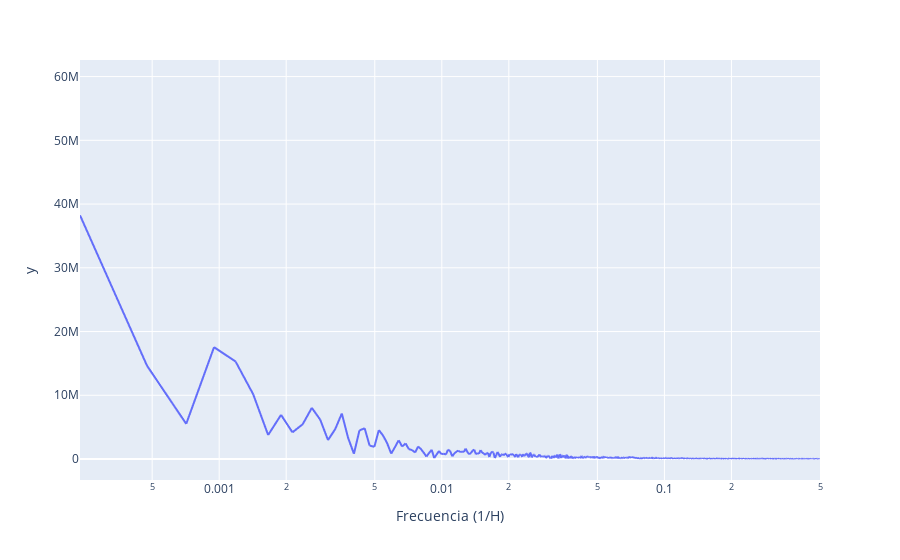

The notebook cell this image was saved under:
### Code cell
# 0. Parámetros de la serie de tiempo
N = len(temp)      # Cantidad de muestras: [muestras]
muestras_hora = 1            # Número de muestras/horas: [muestras/h]

# 1. Calcular la magnitud de la Transformada de Fourier derecha
tf = np.abs(np.fft.rfft(temp,N))

# 2. Calcular vector frecuencias (eje horizontal)
frecs = np.fft.rfftfreq(N, d=1./muestras_hora)

# 3. Graficar
# Como tenemos 1 muestra por hora pero la serie dura varios años
# usaremos una escala logarítmica en el eje horizontal
fig = px.line(x=frecs, y=tf, log_x=True)
fig.update_layout(xaxis_title=f'Frecuencia (1/H)')
fig.show()

### Figure 1 — Plotly figure (JSON) as saved in the notebook; plotly's stock layout.template omitted (floating-point values rounded to 4 significant figures; data arrays with more than 128 entries replaced by an {"elided": "..."} marker saying what was removed)
{"data": [{"hovertemplate": "x=%{x}<br>y=%{y}<extra></extra>", "legendgroup": "", "line": {"color": "#636efa", "dash": "solid"}, "marker": {"symbol": "circle"}, "mode": "lines", "name": "", "showlegend": false, "type": "scattergl", "x": {"elided": "2110 float values"}, "xaxis": "x", "y": {"elided": "2110 float values"}, "yaxis": "y"}], "layout": {"legend": {"tracegroupgap": 0}, "margin": {"t": 60}, "xaxis": {"anchor": "y", "domain": [0, 1], "title": {"text": "Frecuencia (1/H)"}, "type": "log"}, "yaxis": {"anchor": "x", "domain": [0, 1], "title": {"text": "y"}}}}
